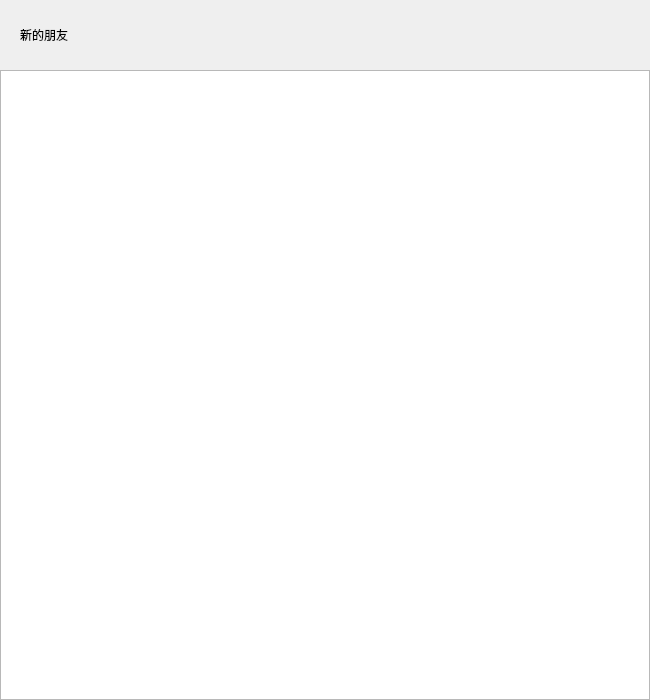
<?xml version="1.0" encoding="UTF-8"?>
<ui version="4.0">
 <class>ApplyFriendPage</class>
 <widget class="QWidget" name="ApplyFriendPage">
  <property name="geometry">
   <rect>
    <x>0</x>
    <y>0</y>
    <width>650</width>
    <height>700</height>
   </rect>
  </property>
  <layout class="QVBoxLayout" name="verticalLayout">
   <property name="spacing">
    <number>0</number>
   </property>
   <property name="leftMargin">
    <number>0</number>
   </property>
   <property name="topMargin">
    <number>0</number>
   </property>
   <property name="rightMargin">
    <number>0</number>
   </property>
   <property name="bottomMargin">
    <number>0</number>
   </property>
   <item>
    <widget class="QWidget" name="friend_apply_wid" native="true">
     <property name="minimumSize">
      <size>
       <width>0</width>
       <height>70</height>
      </size>
     </property>
     <property name="maximumSize">
      <size>
       <width>16777215</width>
       <height>70</height>
      </size>
     </property>
     <layout class="QHBoxLayout" name="horizontalLayout">
      <property name="leftMargin">
       <number>20</number>
      </property>
      <property name="topMargin">
       <number>0</number>
      </property>
      <property name="rightMargin">
       <number>20</number>
      </property>
      <property name="bottomMargin">
       <number>0</number>
      </property>
      <item>
       <widget class="QLabel" name="friend_apply_lb">
        <property name="text">
         <string>新的朋友</string>
        </property>
       </widget>
      </item>
      <item>
       <spacer name="horizontalSpacer">
        <property name="orientation">
         <enum>Qt::Horizontal</enum>
        </property>
        <property name="sizeHint" stdset="0">
         <size>
          <width>40</width>
          <height>20</height>
         </size>
        </property>
       </spacer>
      </item>
     </layout>
    </widget>
   </item>
   <item>
    <widget class="QListWidget" name="apply_friend_list"/>
   </item>
  </layout>
 </widget>
 <resources/>
 <connections/>
</ui>
